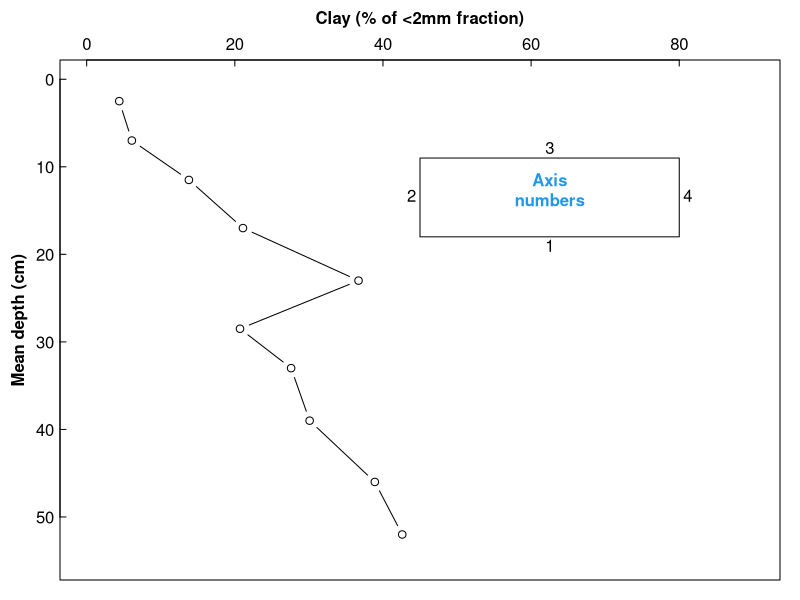
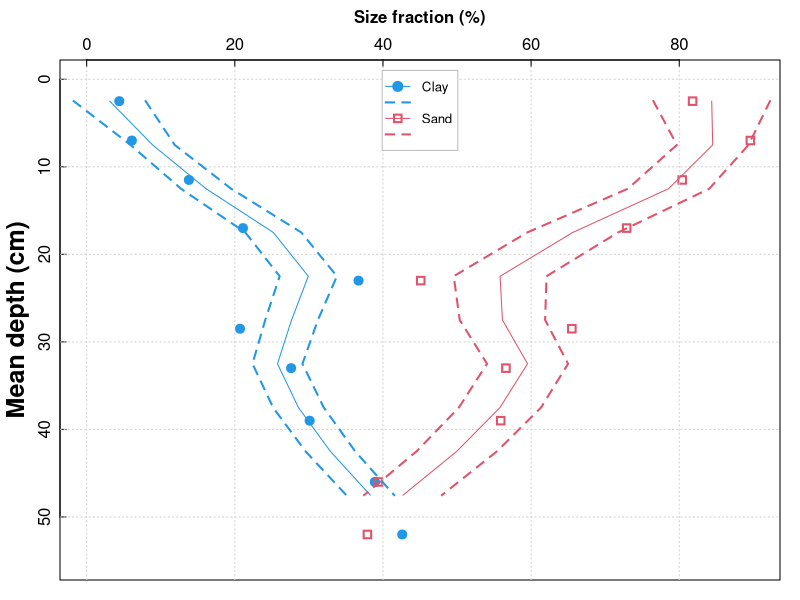
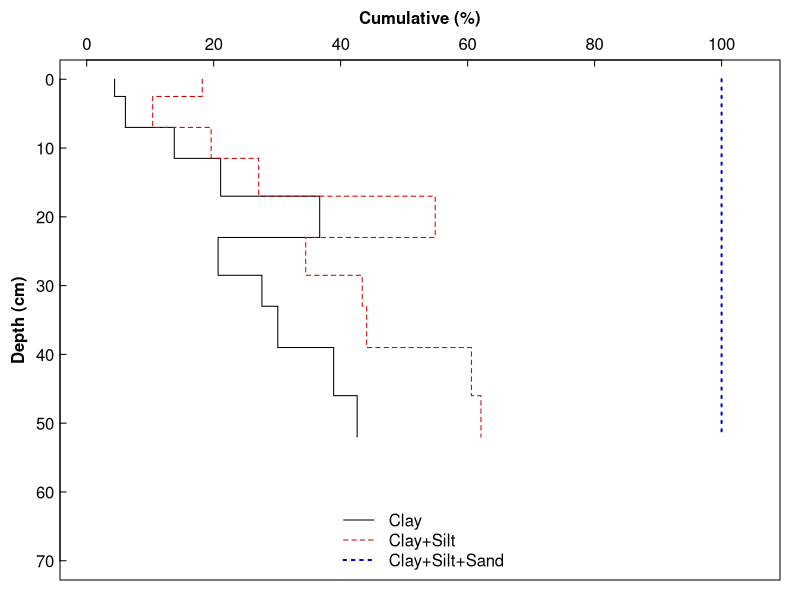
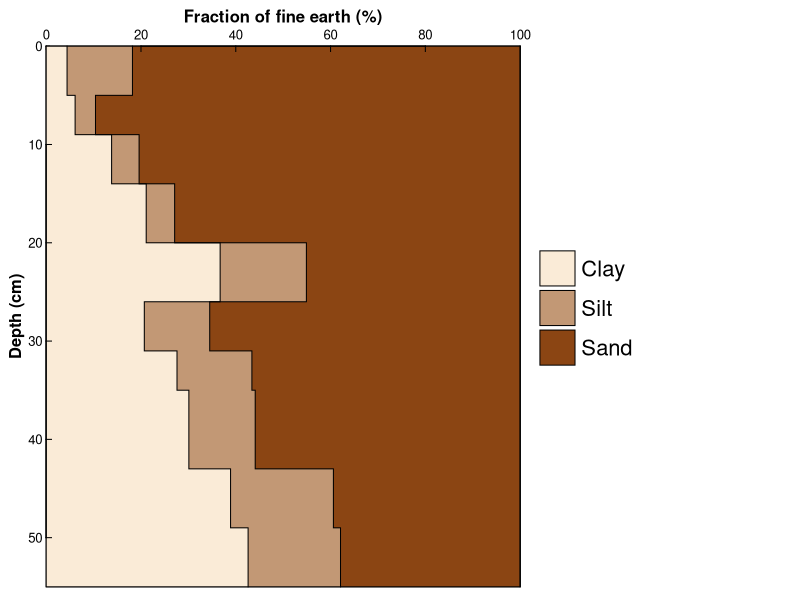
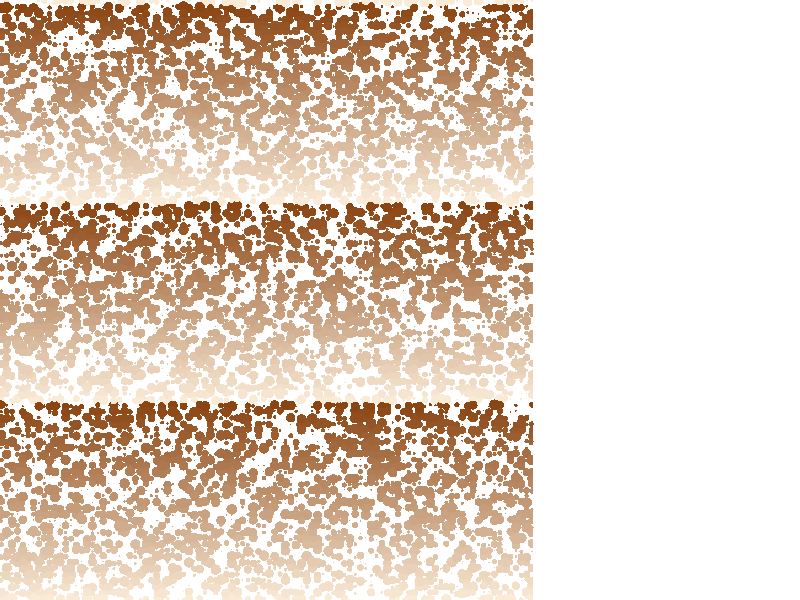

Reproduce these figures in R, in order.
## ---- chunk 1
profile <- data.frame(Sample = seq(1,10),
                      Horizon = c("A","A","A2","A2","B1","B1","B1","B2","B2","B3"),
                      Depth_upper = c(0,5,9,14,20,26,31,35,43,49),
                      Depth_lower = c(5,9,14,20,26,31,35,43,49,55),
                      Sand = c(81.8, 89.6, 80.4, 72.9, 45.1, 65.5, 56.6, 55.9, 39.4, 37.9),
                      Silt = c(13.8, 4.3, 5.8, 6.0, 18.2, 13.8, 15.8, 14.0, 21.7, 19.5),
                      Clay = c(4.4, 6.1, 13.8, 21.1, 36.7, 20.7, 27.6, 30.1, 38.9, 42.6))
profile$Horizon <- as.factor(profile$Horizon)
str(profile)
cat("\nSum of sand + silt + clay in each sample:\n")
with(profile, Sand+Silt+Clay)
## ---- chunk 2
palette("default")
## ---- chunk 3
# omit axis plotting and axis label...
# ... then plot axis manually, first adjusting plot margins
par(mar=c(1,3,3,1), mgp = c(1.6,0.3,0), tcl = 0.3, font.lab = 2) # won't change anything except margins
plot(profile$Clay, ((profile$Depth_upper+profile$Depth_lower)/2),
     xlab="", xaxt="n", type = "b", las = 1,
     xlim = c(0,90), ylim = c(55,0), 
     ylab="Mean depth (cm)")
# we need two functions / code lines for manual axis, plus label
axis(3)
mtext(side=3, line=1.6, font=2, text="Clay (% of <2mm fraction)")
rect(45,18,80,9)
text(c(62.5,45,62.5,80,62.5), c(18,13.5,9,13.5,9), 
     labels = c("1","2","3","4","\nAxis\nnumbers"), 
     pos = c(1,2,3,4,1), font=c(1,1,1,1,2),col=c(1,1,1,1,4), offset = 0.2)
## ---- chunk 4
par(mar=c(1,3,3,1), mgp = c(1.6,0.3,0), tcl = 0.3, font.lab = 2, lend=2, ljoin=1)
profile$Depth_mean <- (profile$Depth_upper + profile$Depth_lower)/2
with(profile, plot(Depth_mean ~ Clay, xaxt = "n", xlab = "", ylab = "Mean depth (cm)",
                   pch = 19, col = 4, ylim = c(55,0), xlim = c(0,90), 
                   cex = 1.2, cex.lab = 1.5))
with(profile, points(Depth_mean ~ Sand, pch = 0, col = 2, lwd=2))
grid()
axis(3)
mtext(expression(bold(paste("Size fraction (%)"))),
      side = 3, line = 1.5, font = 2)

# set up data.frame to store interpolation results
interps <- data.frame(fixdepth = seq(2.5,60,5),
                      Clay = rep(NA, length(seq(2.5,60,5))),
                      Clay_lo = rep(NA, length(seq(2.5,60,5))),
                      Clay_hi = rep(NA, length(seq(2.5,60,5))),
                      Sand = rep(NA, length(seq(2.5,60,5))),
                      Sand_lo = rep(NA, length(seq(2.5,60,5))),
                      Sand_hi = rep(NA, length(seq(2.5,60,5))))

# generate Clay values interpolated to fixed depth using LOESS
loessMod1 <- loess(Clay ~ Depth_mean, data = profile)
loessPred1 <- predict(loessMod1, newdata=interps$fixdepth, se = TRUE)
interps$Clay <- loessPred1$fit
interps$Clay_lo <- loessPred1$fit - loessPred1$se.fit
interps$Clay_hi <- loessPred1$fit + loessPred1$se.fit

# generate Core 2 values interpolated to fixed depth using LOESS
loessMod2 <- loess(Sand ~ Depth_mean, profile)
loessPred2 <- predict(loessMod2, newdata=interps$fixdepth, se = TRUE)
interps$Sand <- loessPred2$fit
interps$Sand_lo <- loessPred2$fit - loessPred2$se.fit
interps$Sand_hi <- loessPred2$fit + loessPred2$se.fit

# add interpolations to plot
lines(interps$Clay, interps$fixdepth, col = 4)
lines(interps$Clay_lo, interps$fixdepth, col = 4, lty = 2, lwd = 2)
lines(interps$Clay_hi, interps$fixdepth, col = 4, lty = 2, lwd = 2)

lines(interps$Sand, interps$fixdepth, col = 2)
lines(interps$Sand_lo, interps$fixdepth, col = 2, lty = 2, lwd = 2)
lines(interps$Sand_hi, interps$fixdepth, col = 2, lty = 2, lwd = 2)

legend("top", bty = "o", inset = 0.02,
       cex = 0.8, box.col = "gray", box.lwd = 1, 
       legend = c("Clay", "", "Sand",""), 
       col = c(4,4,2,2), lty = c(1,2,1,2), lwd = c(1,2,1,2), pt.lwd = 2, 
       pch = c(19,NA,0,NA), pt.cex = c(1.2,NA,1,NA))
## ---- chunk 5
par(mar=c(1,3,3,1), mgp = c(1.6,0.3,0), tcl = 0.3, font.lab = 2, lend=2, ljoin=1, las = 1)
plot(c(0, profile$Depth_mean) ~ c(profile$Clay[1], profile$Clay), 
     type = "s", xlim = c(0,105), ylim = c(70,0),
     pch = 16, xaxt = "n", ylab = "Depth (cm)")
lines(c(0,profile$Depth_mean) ~ c(c(profile$Silt[1],profile$Silt) +
                                    c(profile$Clay[1], profile$Clay)), 
      type="s", col="red3", lty = 2)
lines(c(0,profile$Depth_mean) ~ c(c(profile$Sand[1],profile$Sand) +
                                    c(profile$Silt[1],profile$Silt) +
                                    c(profile$Clay[1], profile$Clay)), 
      type="s", col="blue3", lty = 3, lwd = 2, lend="round")
axis(3); mtext("Cumulative (%)", side=3, line=1.6, font=2, cex=1)
legend("bottom", legend = c("Clay","Clay+Silt","Clay+Silt+Sand"),
       lty = c(1,2,3), lwd = c(1,1,2), col = c("black","red3","blue3"), bty = "n")
## ---- chunk 6
par(mar=c(1,3.5,3.5,1), mgp = c(1.7,0.3,0), tcl = 0.25, font.lab = 2, 
    las = 1, xaxs="i", yaxs="i", xpd = TRUE)
palette(c("black", 
          colorRampPalette(c("antiquewhite","chocolate4"), space = "rgb")(3),"sienna", 
          colorRampPalette(c("blue3","white"), space = "rgb")(4),"transparent"))
layout(matrix(c(1,1,2), ncol = 3))
plot(c(0, profile$Depth_lower) ~ c(profile$Clay[1], profile$Clay), 
     type = "n", xlim = c(0,100), ylim = c(55,0), ylab = "Depth (cm)",
     cex.lab = 1.5, cex.axis = 1.2, pch = 16, xaxt = "n")
axis(3, cex.axis = 1.2, mgp=c(1.7,0.3,0))
mtext("Fraction of fine earth (%)", side=3, line=1.6, family="sans", font=2, cex=1)

for (i in 1:NROW(profile)) {
  rect(0, profile[i, "Depth_lower"], 
       profile[i,"Clay"], profile[i, "Depth_upper"],
       col = 2, border = 10)}

for (i in 1:NROW(profile)) {
  rect(profile[i,'Clay'], profile[i, "Depth_lower"], 
       profile[i,"Clay"]+profile[i,"Silt"], profile[i, "Depth_upper"],
       col = 3, border = 10)}

for (i in 1:NROW(profile)) {
  rect(profile[i,'Clay']+profile[i,"Silt"], profile[i, "Depth_lower"], 
       profile[i,"Clay"]+profile[i,"Silt"]+profile[i,"Sand"], profile[i, "Depth_upper"],
       col = 4, border = 10)}

box()
axis(2, at = seq(10,50,10), labels = rep(NA, length(seq(10,50,10))), tcl=0.4)
axis(3, at = seq(20,80,20), labels = rep(NA, length(seq(20,80,20))), tcl=0.4)
lines(c(0, profile$Depth_lower) ~ c(profile$Clay[1], profile$Clay), 
      type = "s")
lines(c(0,profile$Depth_lower) ~ c(c(profile$Silt[1],profile$Silt) +
                                  c(profile$Clay[1], profile$Clay)), 
      type="s", lty = 1)
lines(c(0,profile$Depth_lower) ~ c(c(profile$Sand[1],profile$Sand) +
                                  c(profile$Silt[1],profile$Silt) +
                                  c(profile$Clay[1], profile$Clay)), 
      type="s", lty = 1)

plot(c(0, 1), c(0, 1), axes=F, ann=F, type="n")
legend(0.05, 0.65, legend = c("Clay","Silt","Sand"), 
       cex = 2, pch = 22, pt.bg=c(2,3,4), pt.cex = 8,
       bty="n", bg = 9, box.col = 1, inset=0,
       xjust=0.5, x.intersp=1.2, y.intersp=1.5)
## ---- chunk 7
par(mar = c(.1,.1,.1,.1), xpd=T)
plot(c(0,1),c(0,1), axes=F, type="n",ann=F)
for (i in 1:100) {
  symbols(sample(seq(0,1,l=100),100), jitter(seq(0,1,l = 100)), circles=sample(seq(0,.01,l=100),100), add=T,
          fg="transparent", 
          bg=colorRampPalette(c("antiquewhite","chocolate4"), space = "rgb")(33), lwd=2, inches=F)
}
